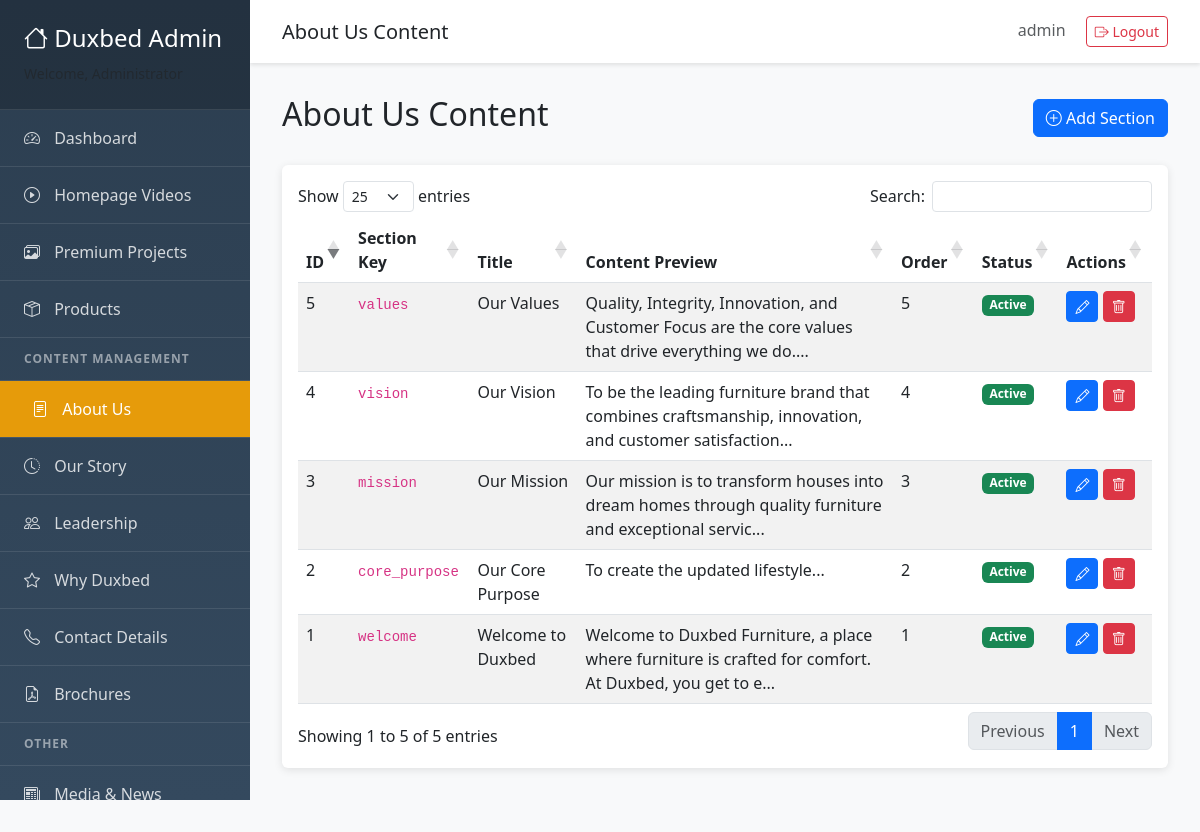
The app's page /admin/content/about-us.php (signed in) with its own data.
### tables this page shows
CREATE TABLE IF NOT EXISTS about_us_content (
    id INT AUTO_INCREMENT PRIMARY KEY,
    section_key VARCHAR(100) UNIQUE NOT NULL,
    title VARCHAR(255),
    content TEXT,
    image_url VARCHAR(500),
    display_order INT DEFAULT 0,
    is_active BOOLEAN DEFAULT TRUE,
    created_at TIMESTAMP DEFAULT CURRENT_TIMESTAMP,
    updated_at TIMESTAMP DEFAULT CURRENT_TIMESTAMP ON UPDATE CURRENT_TIMESTAMP
);

### admin/content/about-us.php (the view, shortened to what this page needs)
<?php
$database = new Database();
$db = $database->getConnection();
try {
    $query = "SELECT * FROM about_us_content ORDER BY display_order ASC";
    $stmt = $db->prepare($query);
    $stmt->execute();
    $sections = $stmt->fetchAll();
} catch (Exception $e) {
    $sections = [];
    error_log("Error fetching about us content: " . $e->getMessage());
}
$page_title = "About Us Content";
include '../includes/header.php';
?>
<div class="d-flex justify-content-between align-items-center mb-4">
    <h2>About Us Content</h2>
    <button class="btn btn-primary" data-bs-toggle="modal" data-bs-target="#addSectionModal">
        <i class="bi bi-plus-circle"></i> Add Section
    </button>
</div>
<div class="card">
    <div class="card-body">
        <div class="table-responsive">
            <table class="table table-striped data-table">
                <thead>
                    <tr>
                        <th>ID</th>
                        <th>Section Key</th>
                        <th>Title</th>
                        <th>Content Preview</th>
                        <th>Order</th>
                        <th>Status</th>
                        <th>Actions</th>
                    </tr>
                </thead>
                <tbody>
                    <?php foreach ($sections as $section): ?>
                        <tr>
                            <td><?php echo $section['id']; ?></td>
                            <td><code><?php echo htmlspecialchars($section['section_key']); ?></code></td>
                            <td><?php echo htmlspecialchars($section['title'] ?? 'Untitled'); ?></td>
                            <td><?php echo htmlspecialchars(substr($section['content'] ?? '', 0, 100)) . '...'; ?></td>
                            <td><?php echo $section['display_order']; ?></td>
                            <td>
                                <span class="badge bg-<?php echo $section['is_active'] ? 'success' : 'secondary'; ?>">
                                    <?php echo $section['is_active'] ? 'Active' : 'Inactive'; ?>
                                </span>
                            </td>
                            <td>
                                <button class="btn btn-sm btn-primary" onclick="editSection(<?php echo htmlspecialchars(json_encode($section)); ?>)">
                                    <i class="bi bi-pencil"></i>
                                </button>
                                <button class="btn btn-sm btn-danger" onclick="deleteSection(<?php echo $section['id']; ?>)">
                                    <i class="bi bi-trash"></i>
                                </button>
                            </td>
                        </tr>
                    <?php endforeach; ?>
                </tbody>
            </table>
        </div>
    </div>
</div>
<?php include '../includes/footer.php'; ?>

### admin/includes/header.php (shortened to what this page needs)
<?php
$script_dir = dirname($_SERVER['PHP_SELF']);
$script_dir = str_replace('\\', '/', $script_dir);
$script_dir = trim($script_dir, '/');
$path_parts = explode('/', $script_dir);
$admin_index = array_search('admin', $path_parts);
if ($admin_index !== false) {
    $depth_from_admin = count($path_parts) - ($admin_index + 1);
    $base_path = $depth_from_admin > 0 ? str_repeat('../', $depth_from_admin) : '';
} else {
    $base_path = '';
    $api_base_path = '../api/';
}
?>
<!DOCTYPE html>
<html lang="en">
<head>
    <link href="https://cdn.jsdelivr.net/npm/bootstrap@5.3.0/dist/css/bootstrap.min.css" rel="stylesheet">
    <link href="https://cdn.jsdelivr.net/npm/bootstrap-icons@1.11.0/font/bootstrap-icons.css" rel="stylesheet">
    <link href="https://cdn.datatables.net/1.13.6/css/dataTables.bootstrap5.min.css" rel="stylesheet">
</head>
<body>
    <div class="sidebar">
        <div class="sidebar-header">
            <h4><i class="bi bi-house"></i> Duxbed Admin</h4>
            <small class="text-muted">Welcome, <?php echo htmlspecialchars($_SESSION['admin_name'] ?? 'Admin'); ?></small>
        </div>
        <ul class="sidebar-menu">
            <li><a href="<?php echo $base_path; ?>index.php" class="<?php echo basename($_SERVER['PHP_SELF']) == 'index.php' ? 'active' : ''; ?>">
                <i class="bi bi-speedometer2"></i> Dashboard
            </a></li>
            <li><a href="<?php echo $base_path; ?>homepage/videos.php" class="<?php echo strpos($_SERVER['PHP_SELF'], 'homepage') !== false ? 'active' : ''; ?>">
                <i class="bi bi-play-circle"></i> Homepage Videos
            </a></li>
            <li><a href="<?php echo $base_path; ?>projects/list.php" class="<?php echo strpos($_SERVER['PHP_SELF'], 'projects') !== false ? 'active' : ''; ?>">
                <i class="bi bi-images"></i> Premium Projects
            </a></li>
            <li><a href="<?php echo $base_path; ?>products/list.php" class="<?php echo strpos($_SERVER['PHP_SELF'], 'products') !== false ? 'active' : ''; ?>">
                <i class="bi bi-box-seam"></i> Products
            </a></li>
            <li class="sidebar-divider"><span>Content Management</span></li>
            <li><a href="<?php echo $base_path; ?>content/about-us.php" class="<?php echo strpos($_SERVER['PHP_SELF'], 'content/about-us') !== false ? 'active' : ''; ?>">
                <i class="bi bi-file-text"></i> About Us
            </a></li>
            <li><a href="<?php echo $base_path; ?>content/story-timeline.php" class="<?php echo strpos($_SERVER['PHP_SELF'], 'content/story-timeline') !== false ? 'active' : ''; ?>">
                <i class="bi bi-clock-history"></i> Our Story
            </a></li>
            <li><a href="<?php echo $base_path; ?>content/leadership.php" class="<?php echo strpos($_SERVER['PHP_SELF'], 'content/leadership') !== false ? 'active' : ''; ?>">
                <i class="bi bi-people"></i> Leadership
            </a></li>
            <li><a href="<?php echo $base_path; ?>content/why-duxbed.php" class="<?php echo strpos($_SERVER['PHP_SELF'], 'content/why-duxbed') !== false ? 'active' : ''; ?>">
                <i class="bi bi-star"></i> Why Duxbed
            </a></li>
            <li><a href="<?php echo $base_path; ?>content/contact-details.php" class="<?php echo strpos($_SERVER['PHP_SELF'], 'content/contact-details') !== false ? 'active' : ''; ?>">
                <i class="bi bi-telephone"></i> Contact Details
            </a></li>
            <li><a href="<?php echo $base_path; ?>brochures/list.php" class="<?php echo strpos($_SERVER['PHP_SELF'], 'brochures') !== false ? 'active' : ''; ?>">
                <i class="bi bi-file-earmark-pdf"></i> Brochures
            </a></li>
            <li class="sidebar-divider"><span>Other</span></li>
            <li><a href="<?php echo $base_path; ?>media/list.php" class="<?php echo strpos($_SERVER['PHP_SELF'], 'media') !== false ? 'active' : ''; ?>">
                <i class="bi bi-newspaper"></i> Media & News
            </a></li>
        </ul>
    </div>
    <nav class="navbar-top">
        <div class="d-flex justify-content-between align-items-center w-100">
            <h5 class="mb-0"><?php echo htmlspecialchars($page_title); ?></h5>
            <div>
                <span class="text-muted"><?php echo htmlspecialchars($_SESSION['admin_username'] ?? ''); ?></span>
                <a href="<?php echo $base_path; ?>logout.php" class="btn btn-sm btn-outline-danger ms-3">
                    <i class="bi bi-box-arrow-right"></i> Logout
                </a>
            </div>
        </div>
    </nav>
    <div class="main-content">

### admin/includes/footer.php (shortened to what this page needs)
    </div>
</body>
</html>

### admin/includes/header.php (style rules this page uses)
:root { --primary-color: #E69B0A; --sidebar-width: 250px; }
body { background-color: #f8f9fa; }
.sidebar { position: fixed; top: 0; left: 0; height: 100vh; width: var(--sidebar-width); background: linear-gradient(180deg, #2c3e50 0%, #34495e 100%); color: white; padding: 0; z-index: 1000; overflow-y: auto; }
.sidebar-header { padding: 1.5rem; background: rgba(0,0,0,0.2); border-bottom: 1px solid rgba(255,255,255,0.1); }
.sidebar-menu { list-style: none; padding: 0; margin: 0; }
.sidebar-menu li { border-bottom: 1px solid rgba(255,255,255,0.1); }
.sidebar-divider { padding: 0.75rem 1.5rem; font-size: 0.75rem; text-transform: uppercase; color: rgba(255,255,255,0.5); font-weight: 600; letter-spacing: 1px; border-bottom: 1px solid rgba(255,255,255,0.2); }
.sidebar-divider span { display: block; }
.sidebar-menu a { display: block; padding: 1rem 1.5rem; color: rgba(255,255,255,0.8); text-decoration: none; transition: all 0.3s; }
.sidebar-menu a:hover, .sidebar-menu a.active { background: var(--primary-color); color: white; padding-left: 2rem; }
.sidebar-menu a i { width: 20px; margin-right: 10px; }
.main-content { margin-left: var(--sidebar-width); padding: 2rem; }
.navbar-top { background: white; padding: 1rem 2rem; margin-left: var(--sidebar-width); box-shadow: 0 2px 4px rgba(0,0,0,0.1); }
.card { border: none; box-shadow: 0 2px 8px rgba(0,0,0,0.1); margin-bottom: 2rem; }

### records on screen
about_us_content: id "1", section_key "welcome", title "Welcome to Duxbed", content "Welcome to Duxbed Furniture, a place where furniture is crafted for comfort. At Duxbed, you get to e", display_order "1", is_active "Active"
about_us_content: id "2", section_key "core_purpose", title "Our Core Purpose", content "To create the updated lifestyle", display_order "2", is_active "Active"
about_us_content: id "3", section_key "mission", title "Our Mission", content "Our mission is to transform houses into dream homes through quality furniture and exceptional servic", display_order "3", is_active "Active"
about_us_content: id "4", section_key "vision", title "Our Vision", content "To be the leading furniture brand that combines craftsmanship, innovation, and customer satisfaction", display_order "4", is_active "Active"
about_us_content: id "5", section_key "values", title "Our Values", content "Quality, Integrity, Innovation, and Customer Focus are the core values that drive everything we do.", display_order "5", is_active "Active"

### other values on screen
$page_title "About Us Content"
$_SESSION['admin_username'] "admin"
